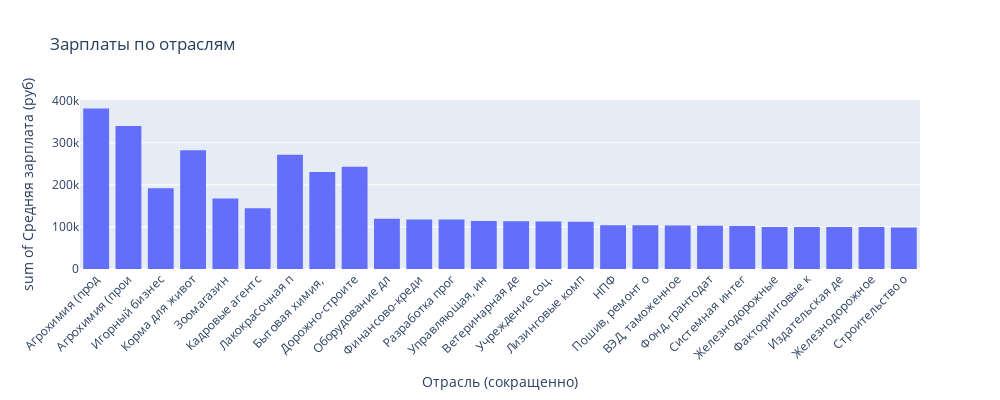

Here is the notebook cell this chart was saved with:
### Markdown cell above
## <center> Зарплаты по отраслям </center>

### Code cell
# Создаем запрос для получения средней заработной платы по отраслям
query_salary_by_industries = f'''
    select
        round(avg(coalesce((v.salary_from + v.salary_to) / 2.0, v.salary_from, v.salary_to, 0)), 0) average_salary,
        i.name industries
    from
        vacancies v
    join employers e on v.employer_id = e.id
    join employers_industries ei on ei.employer_id = e.id
    join industries i on ei.industry_id = i.id
    where v.salary_from is not null or v.salary_to is not null
    group by i.name
    order by average_salary desc
'''

# 1. Загрузка данных, из созданного запроса
df = pd.read_sql_query(query_salary_by_industries, connection)

# 2. Подготовка данных, cокращение длинных строк
df['short_industries'] = df['industries'].str.slice(0, 15) # Обрезка строк до 15 символов
salary_data = df

# 3. Визуализация c помощью библиотеки plotly.express
fig_hist = px.histogram(
    salary_data.head(30),
    y='average_salary',
    x='short_industries',
    title='Зарплаты по отраслям',
    nbins=300,
    width=1000,
    height=400,
    labels={'short_industries': 'Отрасль (сокращенно)', 'average_salary': 'Средняя зарплата (руб)'})

fig_hist.update_layout(xaxis_tickangle=-45)

fig_hist.show()

# fig_hist.write_image("images/graphic_3.png", engine="kaleido");

### Figure 1 — Plotly figure (JSON) as saved in the notebook; plotly's stock layout.template omitted (floating-point values rounded to 4 significant figures)
{"data": [{"alignmentgroup": "True", "bingroup": "x", "histfunc": "sum", "hovertemplate": "Отрасль (сокращенно)=%{x}<br>sum of Средняя зарплата (руб)=%{y}<extra></extra>", "legendgroup": "", "marker": {"color": "#636efa", "pattern": {"shape": ""}}, "name": "", "nbinsx": 300, "offsetgroup": "", "orientation": "v", "showlegend": false, "type": "histogram", "x": ["Агрохимия (прод", "Агрохимия (прои", "Игорный бизнес", "Корма для живот", "Зоомагазин", "Кадровые агентс", "Лакокрасочная п", "Бытовая химия, ", "Лакокрасочная п", "Дорожно-строите", "Дорожно-строите", "Оборудование дл", "Финансово-креди", "Разработка прог", "Управляющая, ин", "Корма для живот", "Ветеринарная де", "Учреждение соц.", "Лизинговые комп", "НПФ", "Пошив, ремонт о", "ВЭД, таможенное", "Фонд, грантодат", "Системная интег", "Бытовая химия, ", "Железнодорожные", "Факторинговые к", "Издательская де", "Железнодорожное", "Строительство о"], "xaxis": "x", "y": [381429, 339875, 191905, 168300, 167613, 144530, 142803, 130120, 128445, 122878, 119919, 119656, 117714, 117659, 114297, 113667, 113364, 113125, 112306, 104000, 104000, 103128, 102667, 102285, 100459, 100066, 100000, 99713, 99579, 98768], "yaxis": "y"}], "layout": {"barmode": "relative", "height": 400, "legend": {"tracegroupgap": 0}, "title": {"text": "Зарплаты по отраслям"}, "width": 1000, "xaxis": {"anchor": "y", "domain": [0, 1], "tickangle": -45, "title": {"text": "Отрасль (сокращенно)"}}, "yaxis": {"anchor": "x", "domain": [0, 1], "title": {"text": "sum of Средняя зарплата (руб)"}}}}
